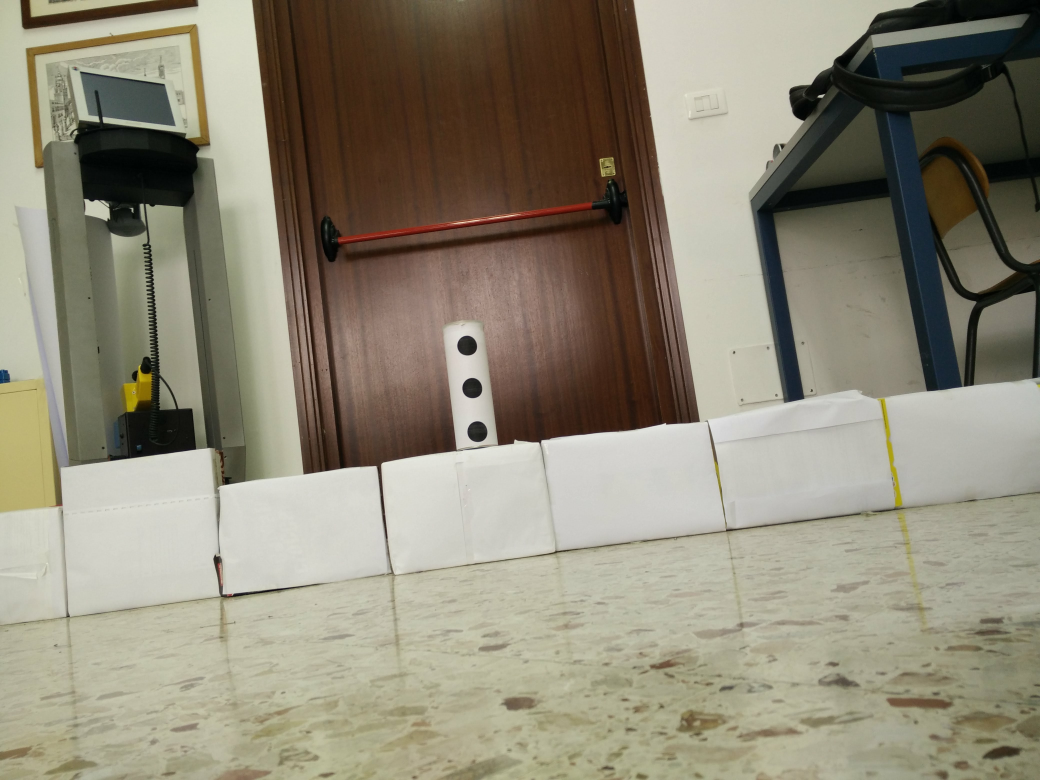
#> input picture circle.jpg, 4160 x 3120 px, given in place of ch00_0, which was not available (shown at 1/4 size)
$ python myCalibration.py   (Python 2 division)
#> lines starting #> are read from the running program, lines starting #| are printed output that depends on the picture; after the words box and inside, x2 and y2 are one past the last pixel; in counts of white or black regions, pixels touching at a corner belong together; pictures that were not available may be replaced by others from this repository, and a replacement may not be noted
#> further down, src is the input picture: shape (3120, 4160, 3); mean B, G, R 118.5, 136.1, 141.9
### Thresholder.py
import numpy as np
import cv2


def normalize2D(img):
    x = img - img.min()
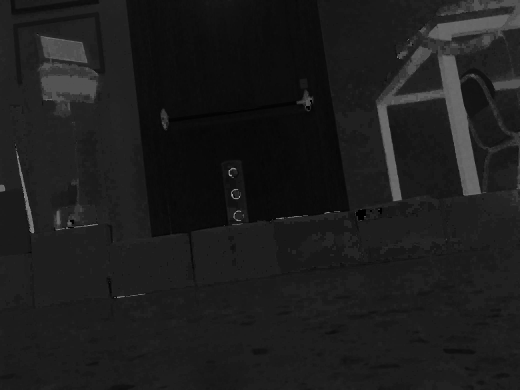
#> x: shape (3120, 4160) (shown at 1/8 size); min 0, max 179, mean 28.5
    return 255 / x.max() * x


def normalize3D(frame):
    frame[:, :, 0] = normalize2D(frame[:, :, 0])
    frame[:, :, 1] = normalize2D(frame[:, :, 1])
#> in normalize2D (call 2), `x = img - img.min()`:
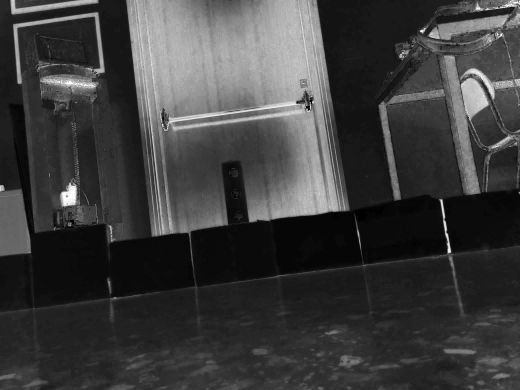
#> x: shape (3120, 4160) (shown at 1/8 size); min 0, max 255, mean 61
    frame[:, :, 2] = normalize2D(frame[:, :, 2])
#> in normalize2D (call 3), `x = img - img.min()`:
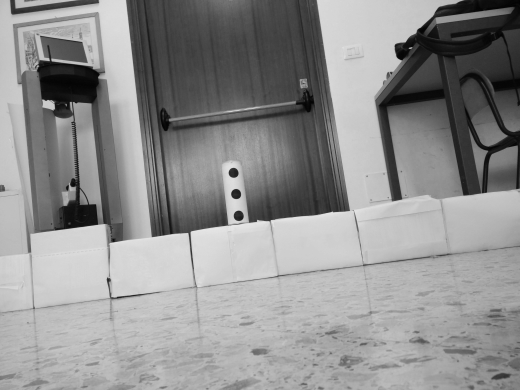
#> x: shape (3120, 4160) (shown at 1/8 size); min 0, max 255, mean 143
    return frame


def threshold(src, lowerVals, upperVals):
    if src is None:
        print "Thresholder.threshold(), src is None!"
        return None

    frame = normalize3D(np.copy(src))
    mask = cv2.inRange(frame, np.array(lowerVals), np.array(upperVals))
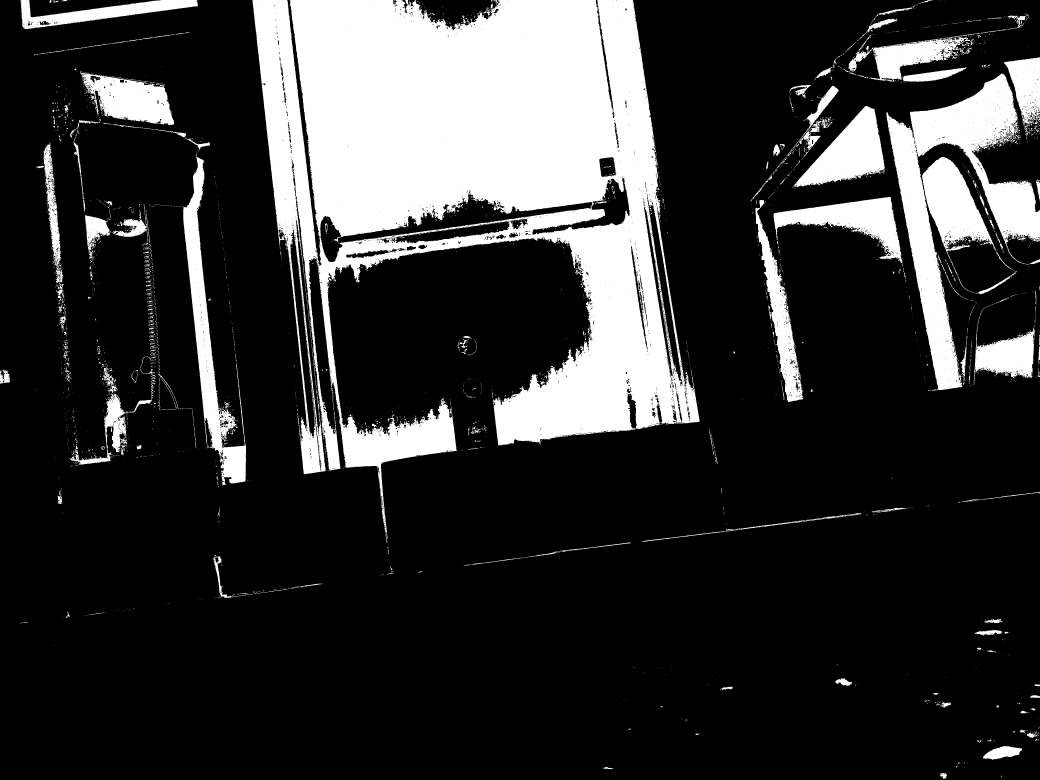
#> mask: shape (3120, 4160) (shown at 1/4 size); 20.4% white; 4285 white regions (3844 under 20 px), largest, box (x1, y1, x2, y2) and area: (1010, 0, 2798, 2171) 1836348, (3546, 293, 4160, 1560) 225465, (573, 512, 984, 1941) 80771
    mask = cv2.erode(mask, None, iterations=3)
#> mask: shape (3120, 4160); 17.2% white; 468 white regions (333 under 20 px), largest, box (x1, y1, x2, y2) and area: (1164, 0, 2694, 1776) 1454559, (1014, 0, 1264, 1316) 119018, (3644, 299, 4160, 950) 100590
    mask = cv2.dilate(mask, None, iterations=3)
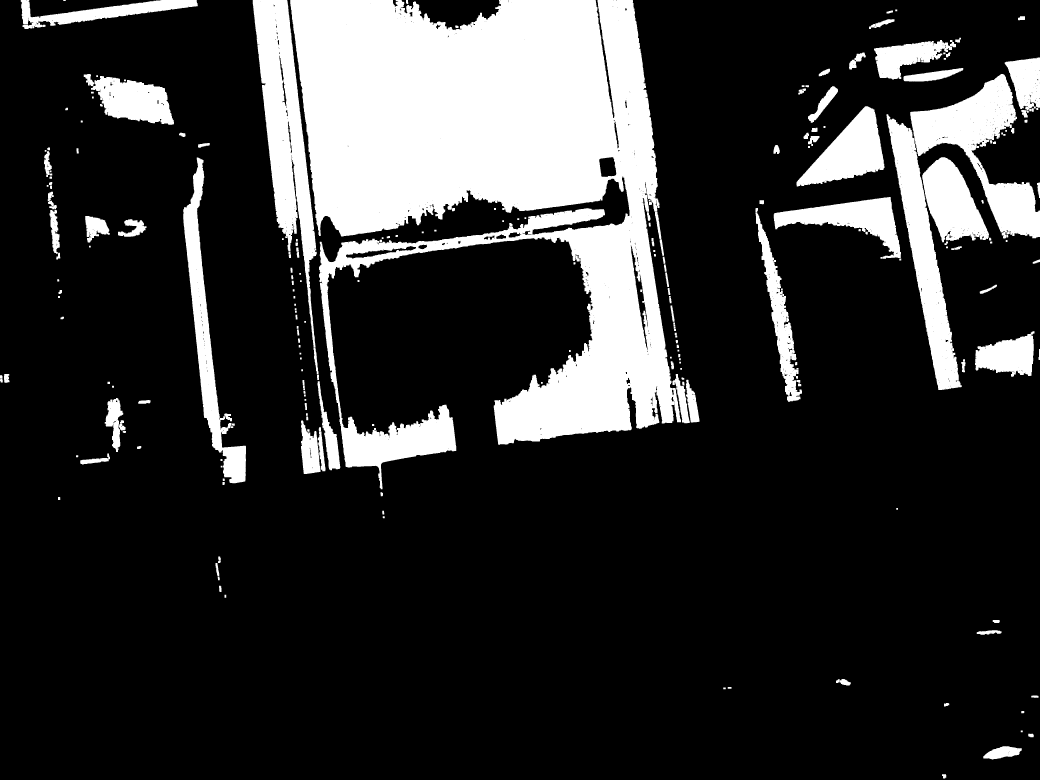
#> mask: shape (3120, 4160) (shown at 1/4 size); 19.1% white; 247 white regions, largest, box (x1, y1, x2, y2) and area: (1161, 0, 2724, 1957) 1602213, (3546, 296, 4160, 1560) 215113, (1011, 0, 1267, 1391) 137494
    return mask

### DetectorHandler.py
from Detector import Detector
from Object import Object
import constants
import cv2


class DetectorHandler(object):
    def __init__(self, detectors=None):
        if detectors is None:
            detectors = [Detector(Object("red")), Detector(Object("blue")), Detector(
                Object("yellow")), Detector(Object("green"))]
        self.detectors = detectors
        self.target = None
        self.frame = None
        self.mask = None
        # self.update()

    # [52 lines left out: functions find_target, do_action, update, not called in this run]
        #    detector.find_obj(self.frame)

### Detector.py
import cv2
import numpy as np
from Object import Object
import Thresholder


class Detector(object):
    def __init__(self, obj):
        self.obj = obj
        self.bounding_box = None

    def refresh(self):
        self.bounding_box = None

    # [36 lines left out: functions find_obj, find_type, not called in this run]

### Object.py
import numpy as np


class Object(object):
    def __init__(self, name):
        self.type = None
        self.name = name
        if name == "green":
            self.min_color = [34, 50, 50]
            self.max_color = [80, 220, 200]
            self.frameColor = (0, 255, 0)
            self.distanceAreaRelease = 90

        elif name == "blue":
            self.min_color = [101, 165, 31]
            self.max_color = [233, 255, 123]
            self.frameColor = (255, 0, 0)
            self.otherObjectColor = "yellow"
            self.distanceAreaRelease = 30

        elif name == "red":
            self.min_color = [0, 161, 36]
            self.max_color = [14, 255, 201]
            self.frameColor = (0, 0, 255)
            self.otherObjectColor = "blue"
            self.distanceAreaRelease = 30

        elif name == "yellow":
            self.min_color = [0, 230, 127]
            self.max_color = [95, 255, 214]
            self.frameColor = (0, 255, 255)
            self.otherObjectColor = "blue"
            self.distanceAreaRelease = 30

### myCalibration.py
import threading
from DetectorHandler import DetectorHandler
import cv2
import numpy as np
import Thresholder

running = True


def normalize2D(img):
    x = img - img.min()
    return 255 / x.max() * x


# [5 lines left out: function normalize3D, not called in this run]


def distance_to_camera(knownWidth, focalLength, perWidth):
    # compute and return the distance from the maker to the camera
    return (knownWidth * focalLength) / perWidth


# [7 lines left out: function update, not called in this run]

    # [12 lines of commented-out code are left out]


bgr_lower = [3, 27, 45]
bgr_upper = [197, 255, 95]

frame = None
ret = None
# hsv_green_lower = cv2.cvtColor(hsv_green_lower, cv2.COLOR_BGR2HSV)
# hsv_green_upper = cv2.cvtColor(hsv_green_upper, cv2.COLOR_BGR2HSV)
cap = cv2.VideoCapture('rtsp://@192.168.1.101/live/ch00_0', cv2.CAP_FFMPEG)
# cap = cv2.VideoCapture(0)


class AcquireFrames(threading.Thread):
    def __init__(self):
        threading.Thread.__init__(self)

    def run(self):
        global cap
        global running
        global ret
        while running:
            ret = cap.grab()
        cap.release()


cv2.namedWindow('mask')
cv2.namedWindow('img')

cv2.createTrackbar('B_LOW', 'mask', bgr_lower[0], 255, update)
cv2.createTrackbar('B_HIGH', 'mask', bgr_upper[0], 255, update)

cv2.createTrackbar('G_LOW', 'mask', bgr_lower[1], 255, update)
cv2.createTrackbar('G_HIGH', 'mask', bgr_upper[1], 255, update)

cv2.createTrackbar('R_LOW', 'mask', bgr_lower[2], 255, update)
cv2.createTrackbar('R_HIGH', 'mask', bgr_upper[2], 255, update)

frames_grabber = AcquireFrames()
frames_grabber.start()

detector_handler = DetectorHandler()

try:
    while True:
        print bgr_lower, bgr_upper
        _, src = cap.retrieve(ret)
        if src is None:
            print "Frame is None"
            continue
        cv2.imshow('img', src)
        src = cv2.cvtColor(src, cv2.COLOR_BGR2HSV)

        # src[:, :, 2] = cv2.equalizeHist(src[:, :, 2])
        mask = Thresholder.threshold(src, bgr_lower, bgr_upper)

        cv2.imshow('mask', mask)

        if cv2.waitKey(0) & 0xFF == ord('q'):
#> (key q is pressed here)
            break
except KeyboardInterrupt:
    pass
cv2.destroyAllWindows()
running = False
frames_grabber.join()

$ run again, on square.jpg
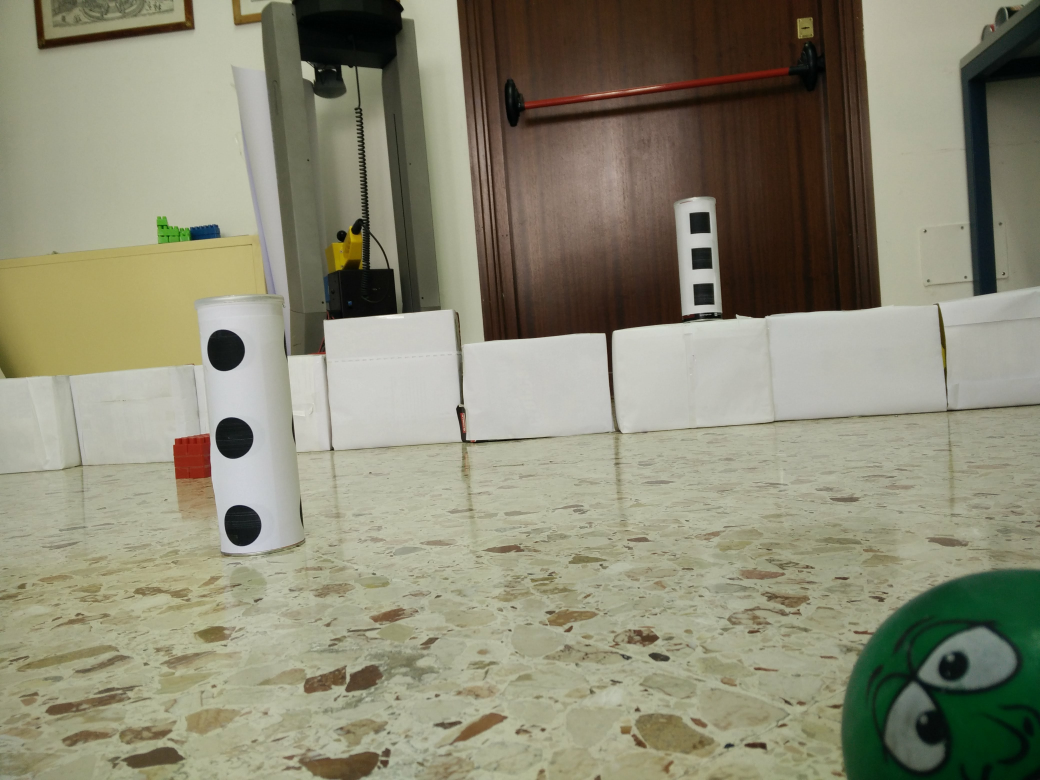
#> input picture square.jpg, 4160 x 3120 px, given in place of ch00_0, which was not available (shown at 1/4 size)
#> src is the input picture: shape (3120, 4160, 3); mean B, G, R 115.8, 136.9, 138.7
#> src: shape (3120, 4160, 3); mean H, S, V 31.7, 63.1, 141.4
#> in normalize2D (call 3), `x = img - img.min()`:
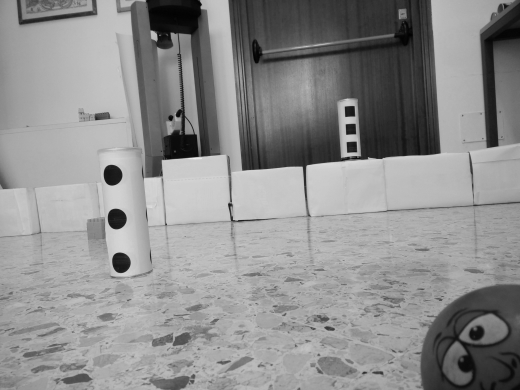
#> x: shape (3120, 4160) (shown at 1/8 size); min 0, max 255, mean 141.4
#> in threshold, `mask = cv2.dilate(mask, None, iterations=3)`:
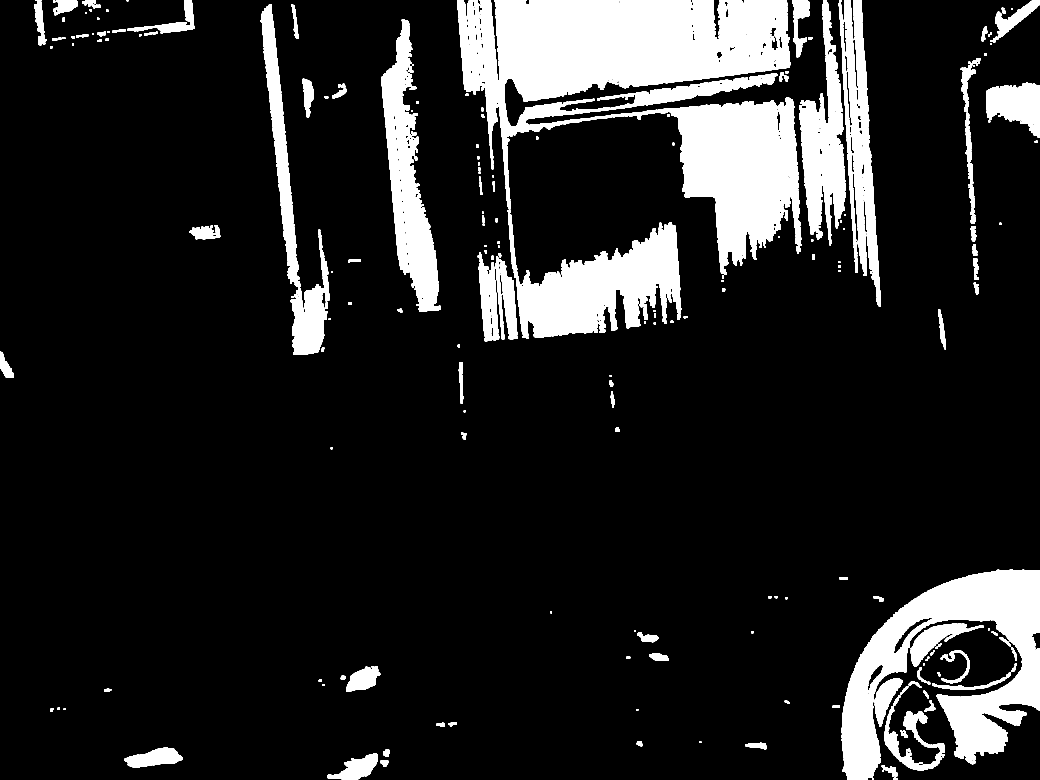
#> mask: shape (3120, 4160) (shown at 1/4 size); 13.8% white; 274 white regions, largest, box (x1, y1, x2, y2) and area: (1828, 0, 3206, 1099) 725521, (3367, 2279, 4160, 3120) 272811, (2032, 854, 2726, 1354) 171964

$ run again, on square_front.jpg
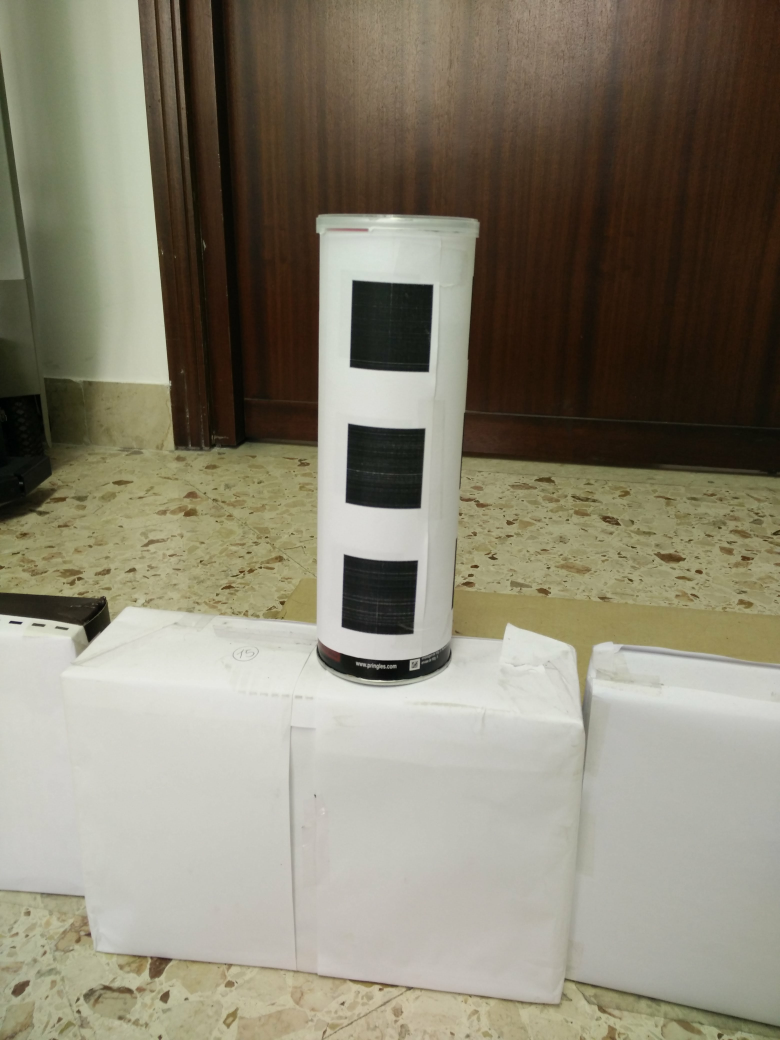
#> input picture square_front.jpg, 3120 x 4160 px, given in place of ch00_0, which was not available (shown at 1/4 size)
#> src is the input picture: shape (4160, 3120, 3); mean B, G, R 112, 129.5, 135.1
#> src: shape (4160, 3120, 3); mean H, S, V 26.1, 70.4, 135.9
#> in normalize3D, `frame[:, :, 2] = normalize2D(frame[:, :, 2])`:
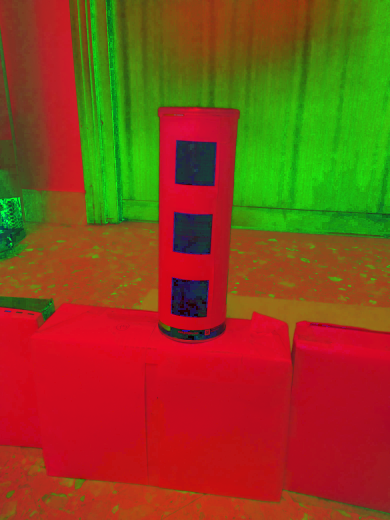
#> frame: shape (4160, 3120, 3) (shown at 1/8 size); mean of channels 0, 1, 2 26.1, 70.4, 134.9; drawn as B, G, R
#> in threshold, `mask = cv2.dilate(mask, None, iterations=3)`:
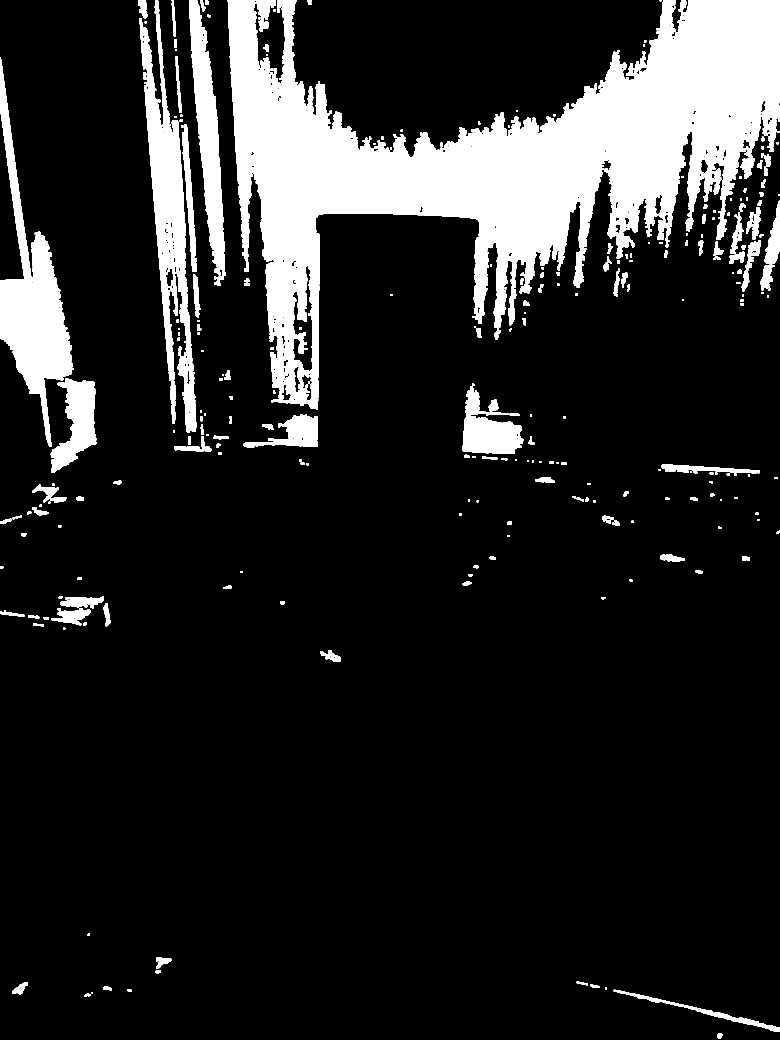
#> mask: shape (4160, 3120) (shown at 1/4 size); 14.6% white; 308 white regions, largest, box (x1, y1, x2, y2) and area: (911, 0, 3120, 1640) 1325301, (0, 230, 296, 1788) 140221, (558, 0, 787, 1731) 126200
